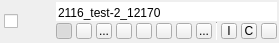
          <widget class="QWidget" name="header_" native="true">
           <property name="minimumSize">
            <size>
             <width>0</width>
             <height>43</height>
            </size>
           </property>
           <property name="maximumSize">
            <size>
             <width>16777215</width>
             <height>43</height>
            </size>
           </property>
           <layout class="QHBoxLayout" name="horizontalLayout_4">
            <property name="spacing">
             <number>0</number>
            </property>
            <property name="leftMargin">
             <number>2</number>
            </property>
            <property name="topMargin">
             <number>0</number>
            </property>
            <property name="rightMargin">
             <number>2</number>
            </property>
            <property name="bottomMargin">
             <number>0</number>
            </property>
            <item>
             <widget class="QWidget" name="checkbox_widget_" native="true">
              <property name="minimumSize">
               <size>
                <width>21</width>
                <height>0</height>
               </size>
              </property>
              <layout class="QHBoxLayout" name="horizontalLayout_2">
               <property name="spacing">
                <number>0</number>
               </property>
               <property name="leftMargin">
                <number>0</number>
               </property>
               <property name="topMargin">
                <number>6</number>
               </property>
               <property name="rightMargin">
                <number>0</number>
               </property>
               <property name="bottomMargin">
                <number>6</number>
               </property>
               <item>
                <widget class="QCheckBox" name="selection_checkbox_">
                 <property name="sizePolicy">
                  <sizepolicy hsizetype="Preferred" vsizetype="Fixed">
                   <horstretch>0</horstretch>
                   <verstretch>0</verstretch>
                  </sizepolicy>
                 </property>
                 <property name="maximumSize">
                  <size>
                   <width>16</width>
                   <height>16</height>
                  </size>
                 </property>
                 <property name="toolTip">
                  <string>Check this box to select this layer</string>
                 </property>
                 <property name="text">
                  <string notr="true"/>
                 </property>
                 <property name="tristate">
                  <bool>false</bool>
                 </property>
                </widget>
               </item>
              </layout>
             </widget>
            </item>
            <item>
             <widget class="QWidget" name="type_" native="true">
              <property name="sizePolicy">
               <sizepolicy hsizetype="Fixed" vsizetype="Fixed">
                <horstretch>0</horstretch>
                <verstretch>0</verstretch>
               </sizepolicy>
              </property>
              <property name="minimumSize">
               <size>
                <width>31</width>
                <height>39</height>
               </size>
              </property>
              <property name="maximumSize">
               <size>
                <width>31</width>
                <height>39</height>
               </size>
              </property>
              <property name="mouseTracking">
               <bool>true</bool>
              </property>
              <layout class="QHBoxLayout" name="horizontalLayout">
               <property name="spacing">
                <number>0</number>
               </property>
               <property name="margin">
                <number>1</number>
               </property>
               <item>
                <widget class="QWidget" name="typeGradient_" native="true">
                 <property name="enabled">
                  <bool>true</bool>
                 </property>
                 <property name="sizePolicy">
                  <sizepolicy hsizetype="Fixed" vsizetype="Fixed">
                   <horstretch>0</horstretch>
                   <verstretch>0</verstretch>
                  </sizepolicy>
                 </property>
                 <property name="minimumSize">
                  <size>
                   <width>29</width>
                   <height>37</height>
                  </size>
                 </property>
                 <property name="maximumSize">
                  <size>
                   <width>31</width>
                   <height>37</height>
                  </size>
                 </property>
                 <property name="mouseTracking">
                  <bool>true</bool>
                 </property>
                 <property name="toolTip">
                  <string>Press shift to drag and drop this layer</string>
                 </property>
                 <layout class="QHBoxLayout" name="horizontalLayout_9">
                  <property name="spacing">
                   <number>0</number>
                  </property>
                  <property name="margin">
                   <number>0</number>
                  </property>
                 </layout>
                </widget>
               </item>
              </layout>
             </widget>
            </item>
            <item>
             <widget class="QWidget" name="widget" native="true">
              <property name="minimumSize">
               <size>
                <width>0</width>
                <height>39</height>
               </size>
              </property>
              <property name="maximumSize">
               <size>
                <width>16777215</width>
                <height>39</height>
               </size>
              </property>
              <layout class="QVBoxLayout" name="verticalLayout">
               <property name="spacing">
                <number>0</number>
               </property>
               <property name="leftMargin">
                <number>2</number>
               </property>
               <property name="topMargin">
                <number>0</number>
               </property>
               <property name="rightMargin">
                <number>0</number>
               </property>
               <property name="bottomMargin">
                <number>0</number>
               </property>
               <item>
                <widget class="QtUtils::QtSignalFocusLineEdit" name="label_">
                 <property name="sizePolicy">
                  <sizepolicy hsizetype="Ignored" vsizetype="Fixed">
                   <horstretch>0</horstretch>
                   <verstretch>0</verstretch>
                  </sizepolicy>
                 </property>
                 <property name="minimumSize">
                  <size>
                   <width>0</width>
                   <height>19</height>
                  </size>
                 </property>
                 <property name="maximumSize">
                  <size>
                   <width>16777215</width>
                   <height>19</height>
                  </size>
                 </property>
                 <property name="focusPolicy">
                  <enum>Qt::ClickFocus</enum>
                 </property>
                 <property name="toolTip">
                  <string>Click here to edit the name</string>
                 </property>
                 <property name="autoFillBackground">
                  <bool>false</bool>
                 </property>
                 <property name="inputMask">
                  <string notr="true"/>
                 </property>
                 <property name="text">
                  <string notr="true">2116_test-2_12170</string>
                 </property>
                 <property name="frame">
                  <bool>false</bool>
                 </property>
                 <property name="cursorPosition">
                  <number>17</number>
                 </property>
                 <property name="alignment">
                  <set>Qt::AlignBottom|Qt::AlignLeading|Qt::AlignLeft</set>
                 </property>
                </widget>
               </item>
               <item>
                <widget class="QWidget" name="buttons_widget_" native="true">
                 <property name="minimumSize">
                  <size>
                   <width>0</width>
                   <height>20</height>
                  </size>
                 </property>
                 <property name="maximumSize">
                  <size>
                   <width>16777215</width>
                   <height>20</height>
                  </size>
                 </property>
                 <layout class="QHBoxLayout" name="horizontalLayout_3">
                  <property name="spacing">
                   <number>4</number>
                  </property>
                  <property name="leftMargin">
                   <number>0</number>
                  </property>
                  <property name="topMargin">
                   <number>1</number>
                  </property>
                  <property name="rightMargin">
                   <number>0</number>
                  </property>
                  <property name="bottomMargin">
                   <number>0</number>
                  </property>
                  <item>
                   <widget class="QToolButton" name="visibility_button_">
                    <property name="minimumSize">
                     <size>
                      <width>16</width>
                      <height>16</height>
                     </size>
                    </property>
                    <property name="maximumSize">
                     <size>
                      <width>16</width>
                      <height>16</height>
                     </size>
                    </property>
                    <property name="toolTip">
                     <string>Turn on or off visibility</string>
                    </property>
                    <property name="text">
                     <string/>
                    </property>
                    <property name="icon">
                     <iconset resource="../../Resources/QtResources.qrc">
                      <normaloff>:/Images/VisibleOff.png</normaloff>
                      <normalon>:/Images/Visible.png</normalon>:/Images/VisibleOff.png</iconset>
                    </property>
                    <property name="checkable">
                     <bool>true</bool>
                    </property>
                    <property name="checked">
                     <bool>true</bool>
                    </property>
                   </widget>
                  </item>
                  <item>
                   <widget class="QToolButton" name="advanced_visibility_button_">
                    <property name="minimumSize">
                     <size>
                      <width>16</width>
                      <height>16</height>
                     </size>
                    </property>
                    <property name="maximumSize">
                     <size>
                      <width>16</width>
                      <height>16</height>
                     </size>
                    </property>
                    <property name="toolTip">
                     <string>Open the advanced visibility menu</string>
                    </property>
                    <property name="text">
                     <string/>
                    </property>
                    <property name="icon">
                     <iconset resource="../../Resources/QtResources.qrc">
                      <normaloff>:/Images/VisiblePlusOff.png</normaloff>
                      <normalon>:/Images/VisiblePlus.png</normalon>:/Images/VisiblePlusOff.png</iconset>
                    </property>
                    <property name="checkable">
                     <bool>true</bool>
                    </property>
                   </widget>
                  </item>
                  <item>
                   <widget class="QToolButton" name="info_button_">
                    <property name="minimumSize">
                     <size>
                      <width>16</width>
                      <height>16</height>
                     </size>
                    </property>
                    <property name="maximumSize">
                     <size>
                      <width>16</width>
                      <height>16</height>
                     </size>
                    </property>
                    <property name="toolTip">
                     <string>Open the info menu</string>
                    </property>
                    <property name="text">
                     <string>...</string>
                    </property>
                    <property name="icon">
                     <iconset resource="../../Resources/QtResources.qrc">
                      <normaloff>:/Images/InfoOff.png</normaloff>
                      <normalon>:/Images/Info.png</normalon>:/Images/InfoOff.png</iconset>
                    </property>
                    <property name="checkable">
                     <bool>true</bool>
                    </property>
                   </widget>
                  </item>
                  <item>
                   <widget class="QToolButton" name="opacity_button_">
                    <property name="minimumSize">
                     <size>
                      <width>16</width>
                      <height>16</height>
                     </size>
                    </property>
                    <property name="maximumSize">
                     <size>
                      <width>16</width>
                      <height>16</height>
                     </size>
                    </property>
                    <property name="toolTip">
                     <string>Open the opacity menu</string>
                    </property>
                    <property name="text">
                     <string/>
                    </property>
                    <property name="icon">
                     <iconset resource="../../Resources/QtResources.qrc">
                      <normaloff>:/Images/OpacityOff.png</normaloff>
                      <normalon>:/Images/Opacity.png</normalon>:/Images/OpacityOff.png</iconset>
                    </property>
                    <property name="checkable">
                     <bool>true</bool>
                    </property>
                   </widget>
                  </item>
                  <item>
                   <widget class="QToolButton" name="appearance_button_">
                    <property name="minimumSize">
                     <size>
                      <width>16</width>
                      <height>16</height>
                     </size>
                    </property>
                    <property name="maximumSize">
                     <size>
                      <width>16</width>
                      <height>16</height>
                     </size>
                    </property>
                    <property name="toolTip">
                     <string>Open the appearance menu</string>
                    </property>
                    <property name="text">
                     <string/>
                    </property>
                    <property name="icon">
                     <iconset resource="../../Resources/QtResources.qrc">
                      <normaloff>:/Images/AppearanceOff.png</normaloff>
                      <normalon>:/Images/Appearance.png</normalon>:/Images/AppearanceOff.png</iconset>
                    </property>
                    <property name="checkable">
                     <bool>true</bool>
                    </property>
                   </widget>
                  </item>
                  <item>
                   <widget class="QToolButton" name="lock_button_">
                    <property name="minimumSize">
                     <size>
                      <width>16</width>
                      <height>16</height>
                     </size>
                    </property>
                    <property name="maximumSize">
                     <size>
                      <width>16</width>
                      <height>16</height>
                     </size>
                    </property>
                    <property name="font">
                     <font>
                      <pointsize>25</pointsize>
                      <weight>75</weight>
                      <bold>true</bold>
                     </font>
                    </property>
                    <property name="toolTip">
                     <string>Lock or unlock the layer</string>
                    </property>
                    <property name="text">
                     <string/>
                    </property>
                    <property name="icon">
                     <iconset resource="../../Resources/QtResources.qrc">
                      <normaloff>:/Images/LockOff.png</normaloff>
                      <normalon>:/Images/Lock.png</normalon>:/Images/LockOff.png</iconset>
                    </property>
                    <property name="iconSize">
                     <size>
                      <width>16</width>
                      <height>16</height>
                     </size>
                    </property>
                    <property name="checkable">
                     <bool>true</bool>
                    </property>
                    <property name="checked">
                     <bool>false</bool>
                    </property>
                   </widget>
                  </item>
                  <item>
                   <widget class="QToolButton" name="volume_rendered_button_">
                    <property name="minimumSize">
                     <size>
                      <width>16</width>
                      <height>16</height>
                     </size>
                    </property>
                    <property name="maximumSize">
                     <size>
                      <width>16</width>
                      <height>16</height>
                     </size>
                    </property>
                    <property name="toolTip">
                     <string>Turn on or off the volume render</string>
                    </property>
                    <property name="text">
                     <string/>
                    </property>
                    <property name="icon">
                     <iconset resource="../../Resources/QtResources.qrc">
                      <normaloff>:/Images/VolumeVisibleOff.png</normaloff>
                      <normalon>:/Images/VolumeVisible.png</normalon>:/Images/VolumeVisibleOff.png</iconset>
                    </property>
                   </widget>
                  </item>
                  <item>
                   <widget class="QToolButton" name="provenance_button_">
                    <property name="minimumSize">
                     <size>
                      <width>16</width>
                      <height>16</height>
                     </size>
                    </property>
                    <property name="maximumSize">
                     <size>
                      <width>16</width>
                      <height>16</height>
                     </size>
                    </property>
                    <property name="contextMenuPolicy">
                     <enum>Qt::NoContextMenu</enum>
                    </property>
                    <property name="toolTip">
                     <string>Show provenance trail of this layer</string>
                    </property>
                    <property name="text">
                     <string>...</string>
                    </property>
                    <property name="icon">
                     <iconset resource="../../Resources/QtResources.qrc">
                      <normaloff>:/Images/ProvenanceOff.png</normaloff>:/Images/ProvenanceOff.png</iconset>
                    </property>
                    <property name="iconSize">
                     <size>
                      <width>18</width>
                      <height>18</height>
                     </size>
                    </property>
                   </widget>
                  </item>
                  <item>
                   <widget class="Line" name="iso_control_separator_line_">
                    <property name="minimumSize">
                     <size>
                      <width>1</width>
                      <height>0</height>
                     </size>
                    </property>
                    <property name="maximumSize">
                     <size>
                      <width>1</width>
                      <height>16777215</height>
                     </size>
                    </property>
                    <property name="styleSheet">
                     <string notr="true"/>
                    </property>
                    <property name="orientation">
                     <enum>Qt::Vertical</enum>
                    </property>
                   </widget>
                  </item>
                  <item>
                   <widget class="QToolButton" name="show_iso_surface_button_">
                    <property name="minimumSize">
                     <size>
                      <width>16</width>
                      <height>16</height>
                     </size>
                    </property>
                    <property name="maximumSize">
                     <size>
                      <width>16</width>
                      <height>16</height>
                     </size>
                    </property>
                    <property name="toolTip">
                     <string>Show or hide the isosurface</string>
                    </property>
                    <property name="text">
                     <string>I</string>
                    </property>
                    <property name="icon">
                     <iconset resource="../../Resources/QtResources.qrc">
                      <normaloff>:/Images/IsosurfaceVisibleOff.png</normaloff>
                      <normalon>:/Images/IsosurfaceVisible.png</normalon>:/Images/IsosurfaceVisibleOff.png</iconset>
                    </property>
                    <property name="checkable">
                     <bool>true</bool>
                    </property>
                   </widget>
                  </item>
                  <item>
                   <widget class="QToolButton" name="compute_iso_surface_button_">
                    <property name="minimumSize">
                     <size>
                      <width>16</width>
                      <height>16</height>
                     </size>
                    </property>
                    <property name="maximumSize">
                     <size>
                      <width>16</width>
                      <height>16</height>
                     </size>
                    </property>
                    <property name="toolTip">
                     <string>Compute the isosurface</string>
                    </property>
                    <property name="text">
                     <string>C</string>
                    </property>
                    <property name="icon">
                     <iconset resource="../../Resources/QtResources.qrc">
                      <normaloff>:/Images/IsosurfaceComputeOff.png</normaloff>
                      <normalon>:/Images/IsosurfaceCompute.png</normalon>:/Images/IsosurfaceComputeOff.png</iconset>
                    </property>
                    <property name="checkable">
                     <bool>false</bool>
                    </property>
                   </widget>
                  </item>
                  <item>
                   <widget class="QToolButton" name="delete_iso_surface_button_">
                    <property name="minimumSize">
                     <size>
                      <width>16</width>
                      <height>16</height>
                     </size>
                    </property>
                    <property name="maximumSize">
                     <size>
                      <width>16</width>
                      <height>16</height>
                     </size>
                    </property>
                    <property name="toolTip">
                     <string>Delete the isosurface</string>
                    </property>
                    <property name="text">
                     <string/>
                    </property>
                    <property name="icon">
                     <iconset resource="../../Resources/QtResources.qrc">
                      <normaloff>:/Images/IsosurfaceDeleteOff.png</normaloff>
                      <normalon>:/Images/IsosurfaceDelete.png</normalon>:/Images/IsosurfaceDeleteOff.png</iconset>
                    </property>
                   </widget>
                  </item>
                  <item>
                   <spacer name="horizontalSpacer">
                    <property name="orientation">
                     <enum>Qt::Horizontal</enum>
                    </property>
                    <property name="sizeHint" stdset="0">
                     <size>
                      <width>0</width>
                      <height>20</height>
                     </size>
                    </property>
                   </spacer>
                  </item>
                 </layout>
                </widget>
               </item>
              </layout>
             </widget>
            </item>
           </layout>
          </widget>
